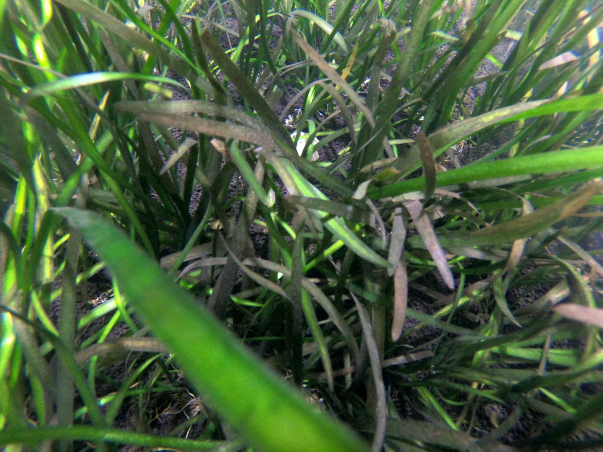
#> input picture pipline/examples/TestBillede.png, 1205 x 904 px (shown at 1/2 size)
$ python -i new_test.py   (imports and definitions only)
#> lines starting #> are read from the running program, lines starting #| are printed output that depends on the picture; after the words box and inside, x2 and y2 are one past the last pixel; in counts of white or black regions, pixels touching at a corner belong together
#> further down, picture is the input picture: shape (904, 1205, 3); mean B, G, R 62.6, 95.8, 73.9
#!/usr/bin/python3
# This is just a rouhg layout

import cv2
import time
import os
import numpy as np
from sklearn.linear_model import LinearRegression
from sklearn.model_selection import train_test_split
import pandas as pd
import pickle
import openpyxl
import matplotlib.pyplot as plt
import pathlib


# [58 lines left out: functions Skeletonizer, segmention, not called in this run]


# now that segmentaion is done it is time for
# feature extracting
def colorBin(img):

    low_bin_lB = np.array([140, 18, 53])
    high_bin_lB = np.array([33, 31, 66])
    bin_lB_mask = cv2.inRange(img, low_bin_lB, high_bin_lB)
#> bin_lB_mask: shape (904, 1205); every value is 0
    bin_lB = cv2.countNonZero(bin_lB_mask)
#> bin_lB = 0

    low_bin_dB = np.array([90,15,68])
    high_bin_dB = np.array([223,24,82])
    bin_dB_mask = cv2.inRange(img, low_bin_dB, high_bin_dB)
    bin_dB = cv2.countNonZero(bin_dB_mask)
#> bin_dB = 0

    low_bin_lG = np.array([41,146,106])
    high_bin_lG = np.array([52,188,196])
    bin_lG_mask = cv2.inRange(img, low_bin_lG, high_bin_lG)
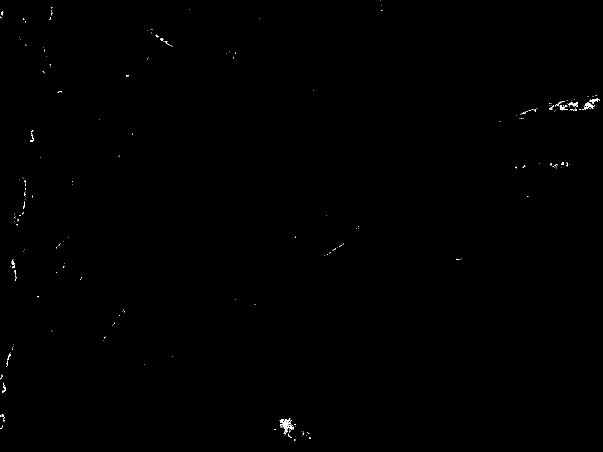
#> bin_lG_mask: shape (904, 1205) (shown at 1/2 size); 0.17% white in thin lines or dots
    bin_lG = cv2.countNonZero(bin_lG_mask)
#> bin_lG = 1801

    low_bin_mG = np.array([56,110,66])
    high_bin_mG = np.array([63,193,97])
    bin_mG_mask = cv2.inRange(img, low_bin_mG, high_bin_mG)
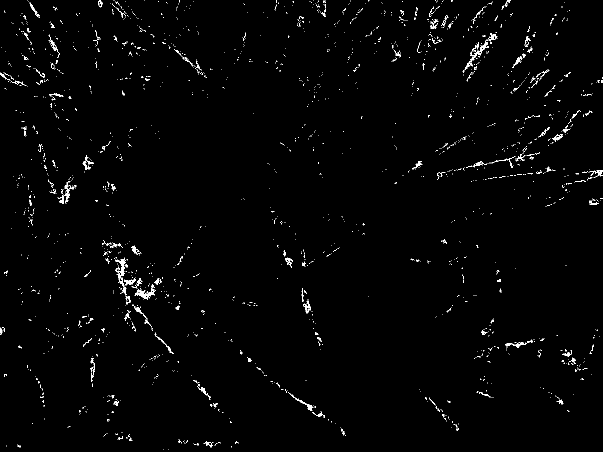
#> bin_mG_mask: shape (904, 1205) (shown at 1/2 size); 1.3% white in thin lines or dots
    bin_mG = cv2.countNonZero(bin_mG_mask)
#> bin_mG = 13993

    low_bin_mdG = np.array([57,140,95])
    high_bin_mdG = np.array([60,171,117])
    bin_mdG_mask = cv2.inRange(img, low_bin_mdG, high_bin_mdG)
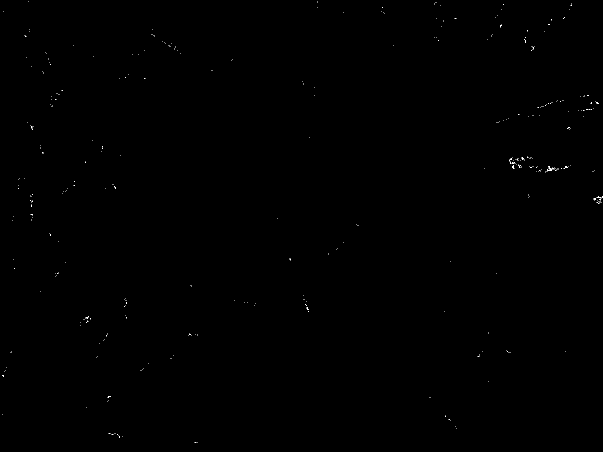
#> bin_mdG_mask: shape (904, 1205) (shown at 1/2 size); 0.07% white in thin lines or dots
    bin_mdG = cv2.countNonZero(bin_mdG_mask)
#> bin_mdG = 815

    low_bin_dG = np.array([30,41,83])
    high_bin_dG = np.array([43,63,120])
    bin_dG_mask = cv2.inRange(img, low_bin_dG, high_bin_dG)
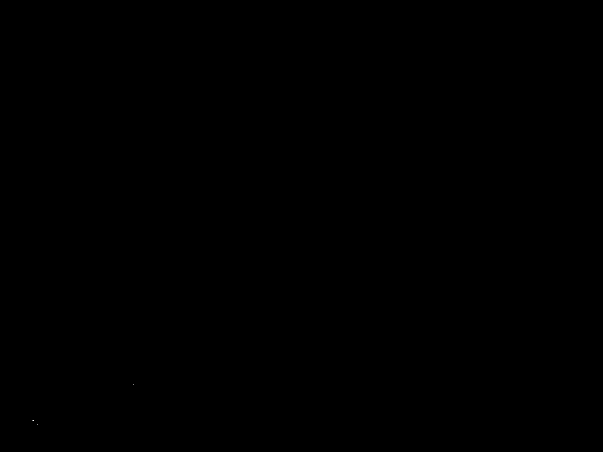
#> bin_dG_mask: shape (904, 1205) (shown at 1/2 size); 0% white in thin lines or dots, all inside (x1, y1, x2, y2) = (65, 769, 267, 849)
    bin_dG = cv2.countNonZero(bin_dG_mask)
#> bin_dG = 5


    return bin_lB,bin_dB,bin_lG,bin_mG,bin_mdG,bin_dG

# [239 lines left out: functions pixelCount, feature_ex, save_data, traning_data, weed_number, load_image and 3 more, not called in this run]


# [3 lines not run here, left out]

    #missing parts for now


>>> import cv2
>>> picture = cv2.imread('TestBillede.png')
>>> result = colorBin(picture)
#> result = (0, 0, 1801, 13993, 815, 5)
